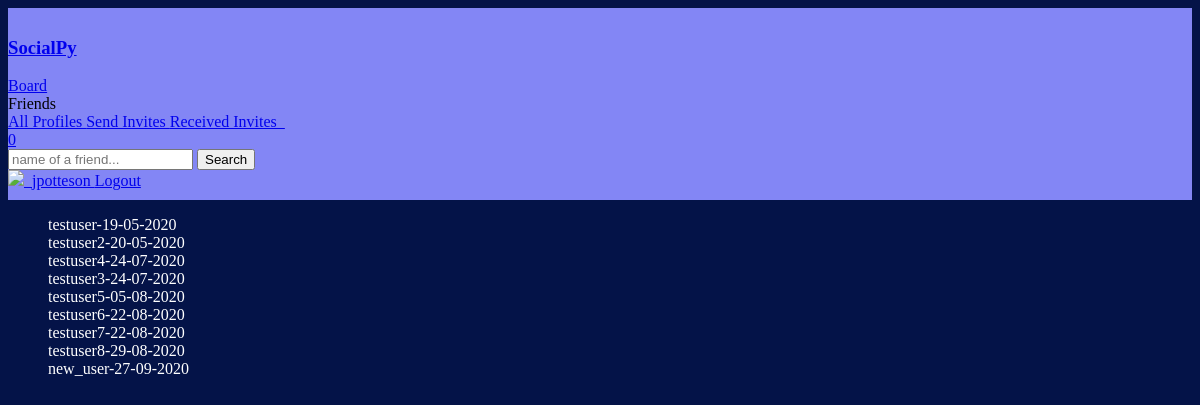
/profiles/to-invite/ (signed in), run on the app's committed database.
### profiles/models.py (models this page shows, shortened)
class Profile(models.Model):
    first_name = models.CharField(max_length=200, blank=True)
    last_name = models.CharField(max_length=200, blank=True)
    user = models.OneToOneField(User, on_delete=models.CASCADE)
    bio = models.TextField(default="no bio...", max_length=300)
    email = models.EmailField(max_length=200, blank=True)
    country = models.CharField(max_length=200, blank=True)
    avatar = models.ImageField(default='avatar.png', upload_to='avatars/')
    friends = models.ManyToManyField(User, blank=True, related_name='friends')
    slug = models.SlugField(unique=True, blank=True)
    updated = models.DateTimeField(auto_now=True)
    created = models.DateTimeField(auto_now_add=True)
    objects = ProfileManager()
    def __str__(self):
        return f"{self.user.username}-{self.created.strftime('%d-%m-%Y')}"
    __initial_first_name = None
    __initial_last_name = None
    def __init__(self, *args, **kwargs):
        super().__init__(*args, **kwargs)
        self.__initial_first_name = self.first_name
        self.__initial_last_name = self.last_name

### profiles/views.py (the view)
# urls.py: path('to-invite/', invite_profiles_list_view, name='invite-profiles-view'),
@login_required
def invite_profiles_list_view(request):
    user = request.user
    qs = Profile.objects.get_all_profiles_to_invite(user)
    context = {'qs': qs}
    return render(request, 'profiles/to_invite_list.html', context)

### profiles/context_processors.py (called while the page is built)
def profile_pic(request):
    if request.user.is_authenticated:
        profile_obj = Profile.objects.get(user=request.user)
        pic = profile_obj.avatar
        return {'picture': pic}
    return {}

def invitations_received_no(request):
    if request.user.is_authenticated:
        profile_obj = Profile.objects.get(user=request.user)
        qs_count = Relationship.objects.invitations_received(profile_obj).count()
        return {'invites_num': qs_count}
    return {}

### profiles/models.py (called while the page is built)
    def get_all_profiles_to_invite(self, sender):
        profiles = Profile.objects.all().exclude(user=sender)
        profile = Profile.objects.get(user=sender)
        qs = Relationship.objects.filter(Q(sender=profile) | Q(receiver=profile))
        print(qs)
        print("#########")
        accepted = set([])
        for rel in qs:
            if rel.status == 'accepted':
                accepted.add(rel.receiver)
                accepted.add(rel.sender)
        print(accepted)
        print("#########")
        available = [profile for profile in profiles if profile not in accepted]
        print(available)
        print("#########")
        return available

    def invitations_received(self, receiver):
        qs = Relationship.objects.filter(receiver=receiver, status='send')
        return qs

    def __str__(self):
        return f"{self.sender}-{self.receiver}-{self.status}"

### profiles/templates/profiles/to_invite_list.html (shortened to what this page needs)
{% extends 'base.html' %}
{% block content %}
    <ul>
        {% for item in qs %}
            <li style = " list-style-type: none; color:white;">{{item}}</li>
        {% endfor %}
    </ul>
{% endblock content %}

### social_py/templates/base.html (shortened to what this page needs)
{% load static %}
<!doctype html>
<html lang="en">
  <head>
    <link rel="stylesheet" type="text/css" href={% static 'style.css' %}
    <link rel="stylesheet" type='text/css' href="https://cdnjs.cloudflare.com/ajax/libs/semantic-ui/2.2.14/semantic.min.css">
  </head>
  <body>
    {% include 'main/navbar.html' %}
    <div class="ui container">
      {% block content %}
      {% endblock content %}
    </div>
  </body>
</html>

### social_py/templates/main/navbar.html (shortened to what this page needs)
{% url 'home-view' as path_to_home %}
{% url 'posts:main-post-view' as path_to_posts %}
{% url 'profiles:my-profile-view' as path_to_my_profile %}
{% url 'profiles:my-invites-view' as path_to_my_invites %}
{% url 'profiles:invite-profiles-view' as path_to_invites %}
{% url 'profiles:all-profiles-view' as path_to_all_profiles %}
<div class="ui inverted menu nav mb-7">
  <div class="ui container">
    <a href="{{path_to_home}}" class="{% if request.path == path_to_home %}active{% endif %} item">
        <h3>SocialPy</h3>
    </a>
    {% if request.user.is_authenticated %}
    <a href="{{path_to_posts}}" class="{% if request.path == path_to_posts %}active{% endif %} item">
        Board
    </a>
    {% endif %}
    <div class="right menu">
        {% if request.user.is_authenticated %}
        <div class="item">
            <div class="ui floating dropdown icon button teal"> Friends
                <div class="menu">
                    <a href="{{path_to_all_profiles}}" class="{% if request.path == path_to_all_profiles %}active{% endif %} item">
                        All Profiles
                    </a>
                    <a href="{{path_to_invites}}" class="{% if request.path == path_to_invites %}active{% endif %} item">
                        Send Invites
                    </a>
                    <a href="{{path_to_my_invites}}" class="{% if request.path == path_to_my_invites %}active{% endif %} item">
                        Received Invites &nbsp; <div class="ui purple horizontal label">{{invites_num}}</div>
                    </a>
                </div>
             </div>
        </div>
             <div class="item">
              <form action="" method="GET">
                <div class="ui action left icon input">
                <input class="prompt" type="text" name='q' placeholder="name of a friend...">
                <button type='submit' class="ui button">Search</button>
                </div>
            </form>
            </div>
            <a href="{{path_to_my_profile}}" class="{% if request.path == path_to_my_profile %}active{% endif %} item">
                <img src={{picture.url}} >&nbsp;
                 {{ request.user }}
            </a>
            <a href="{% url 'account_logout' %}" class="ui item">
                Logout
            </a>
        {% else %}
        <a href="{% url 'account_login' %}" class="ui item">
                Login
            </a>
        {% endif %}
    </div>
  </div>
</div>

### social_py/static/style.css (style rules this page uses)
body { background: #041348 !important; }
.nav { border-radius: 0px !important; padding: 10px 0 10px 0 !important; background-color: #8386f5 !important; }
.mb-7 { margin-bottom: 7px !important; }

### data on the page
Profile: user+created "testuser-19-05-2020"
Profile: user+created "testuser2-20-05-2020"
Profile: user+created "testuser4-24-07-2020"
Profile: user+created "testuser3-24-07-2020"
Profile: user+created "testuser5-05-08-2020"
Profile: user+created "testuser6-22-08-2020"
Profile: user+created "testuser7-22-08-2020"
Profile: user+created "testuser8-29-08-2020"
Profile: user+created "new_user-27-09-2020"

### other printed values
{{ invites_num }} "0"
{{ request.user }} "jpotteson"
